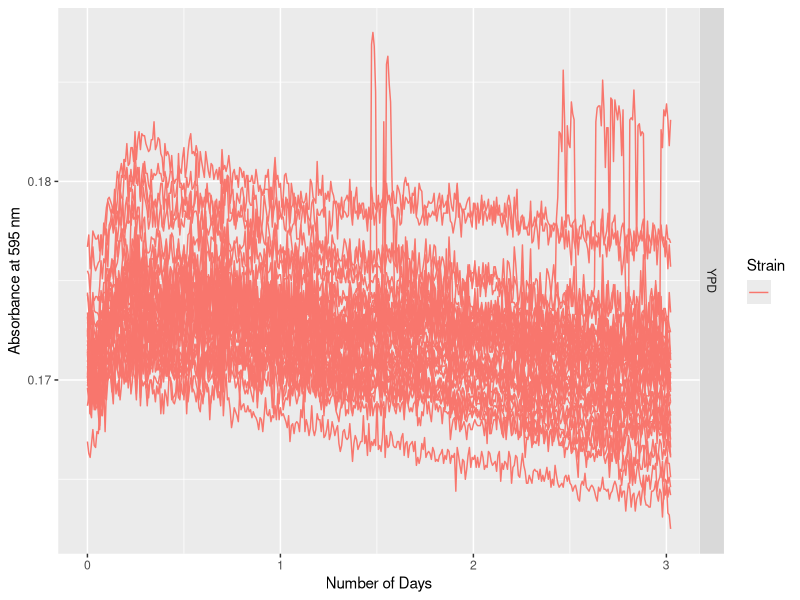
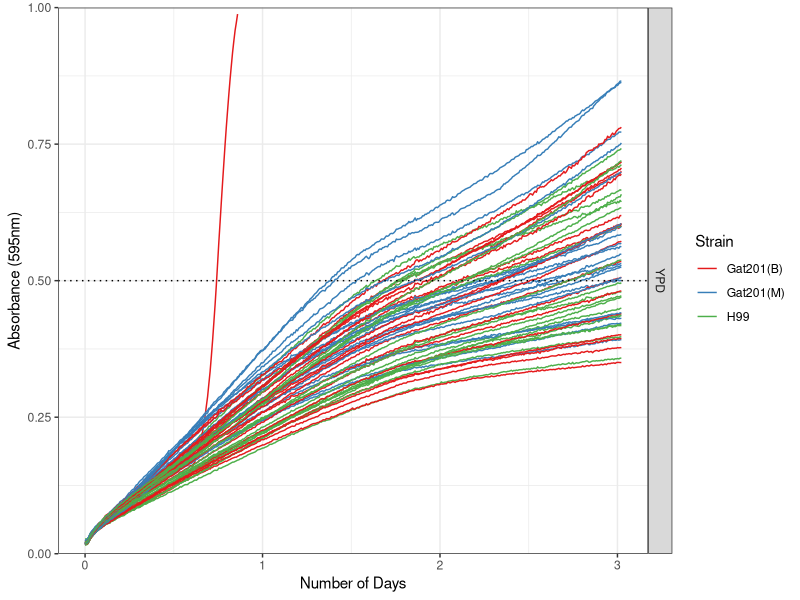
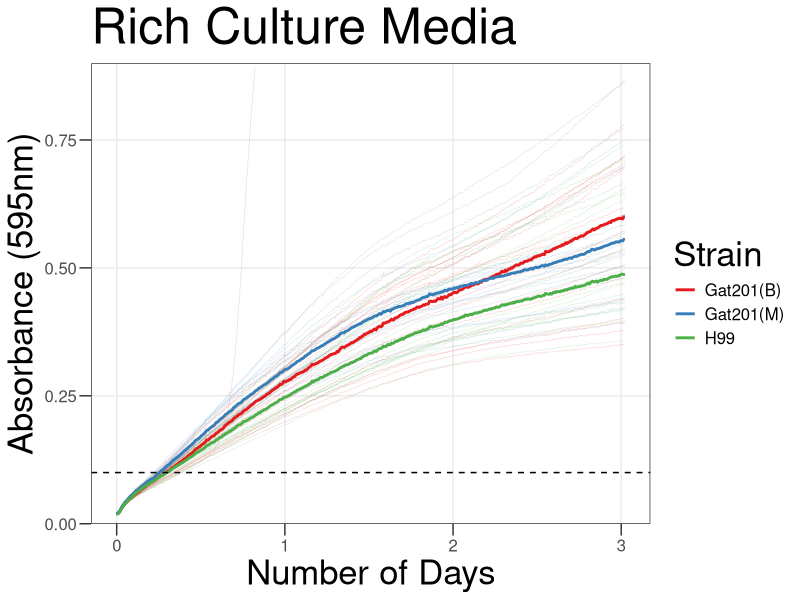
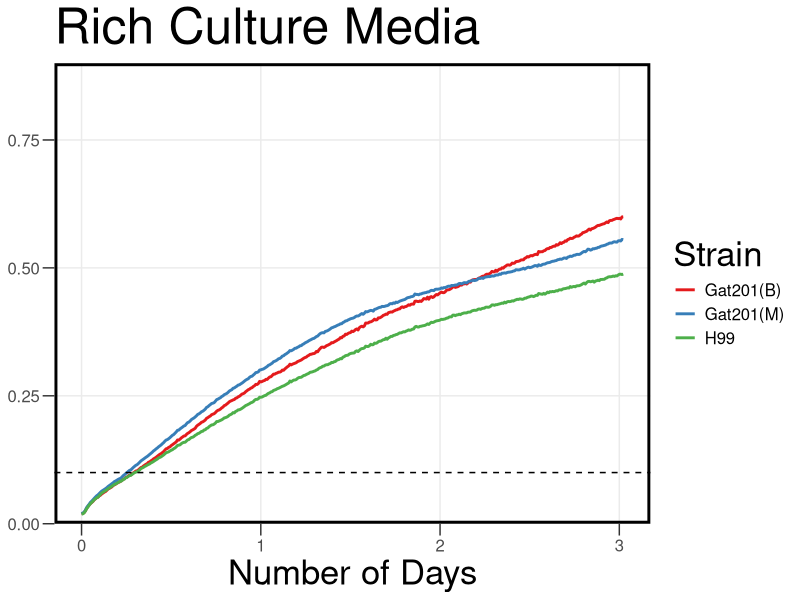
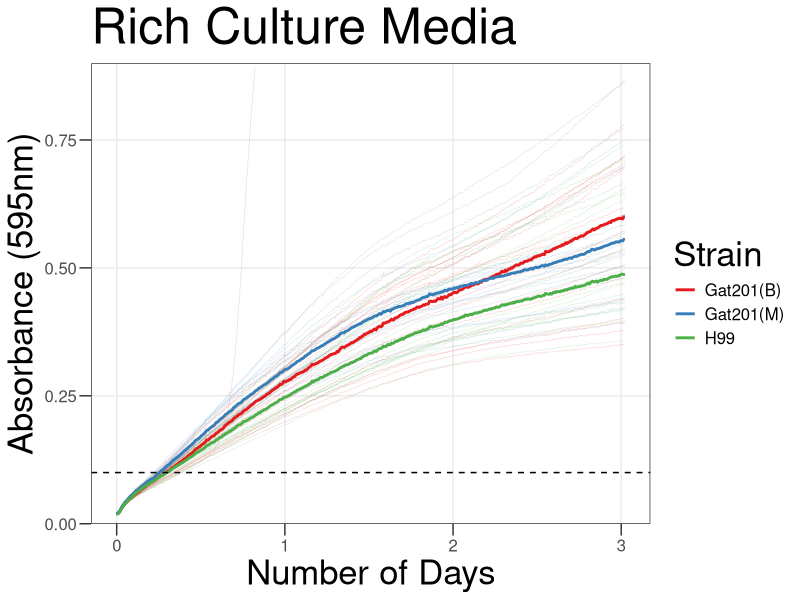
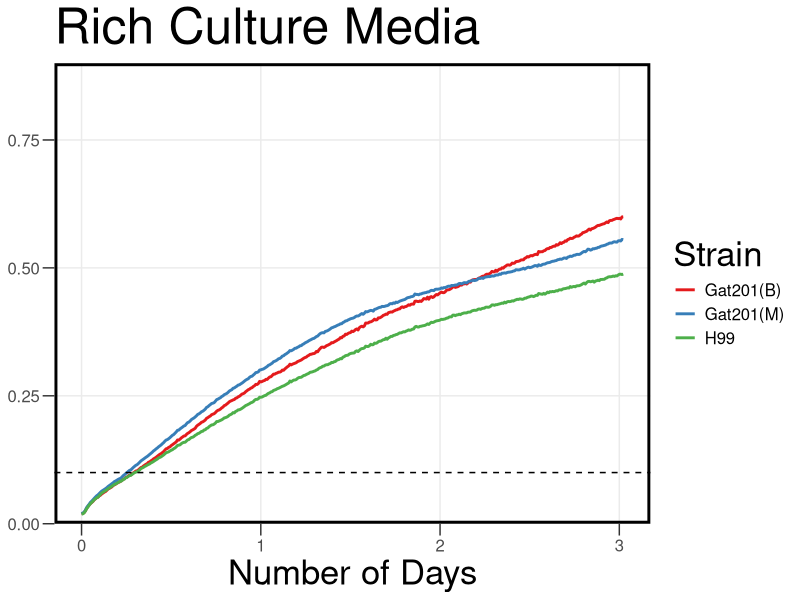

R code for these plots, in order:
## ---- chunk 1
knitr::opts_chunk$set(echo = TRUE , warning=FALSE, message=FALSE)
## ---- chunk 2

library("reshape2")
library(dplyr)
library(ggplot2)
library(tidyverse)
library(markdown)
library(cowplot)
## ---- chunk 3
y_rawdata <- read.csv("../Input/20200807_EH_PR4_YPD_WTGat201_TRSP.csv")

## ---- chunk 4

 y_rawdata_hrs<-mutate(y_rawdata, Time = Time/86400)
## ---- chunk 5

y_reshaped <- melt(y_rawdata_hrs, id=c("Time", "Temp"), variable.name="Well",
                 value.name="OD595")
summary(y_reshaped)
## ---- chunk 6
y_platemap <- read.csv("../Input/20200807-PR4_SetupCSV.csv")
head(y_platemap, n=10)

## ---- chunk 7
y_annotated <- inner_join(y_reshaped, y_platemap, by="Well")

## ---- chunk 8

ggplot(data=filter(y_annotated,Strain==""), 
      
       aes(x=Time, y=OD595, color=Strain, group = Well)) + 
       geom_line() + 
 
       facet_grid(Medium ~ .) +
       labs(x="Number of Days", y="Absorbance at 595 nm")
## ---- chunk 9
y_blank_OD_summary <- y_annotated %>%
  filter(Strain=="") %>%
  group_by(Medium) %>%
  summarise(OD_median=median(OD595),
            OD_mean=mean(OD595),
            OD_max=max(OD595),
            OD_min=min(OD595))
print(y_blank_OD_summary)
## ---- chunk 10

y_normalisedOD <- y_annotated %>%
  left_join(y_blank_OD_summary, by="Medium") %>%
  mutate(y_OD_corrected = OD595 - OD_median)

## ---- chunk 11
ggplot(data=y_normalisedOD %>%
                      filter(Strain != ""), 
                      aes(x=Time, y=y_OD_corrected, color=Strain, group = Well)) + 
       geom_line() + 
       facet_grid(Medium ~ .) +
       scale_y_continuous(limits=c(0,1),expand=c(0,0))+
       geom_hline(aes(yintercept=0.5), linetype="dotted", colour="black") +
       labs(x = "Number of Days",
            y = "Absorbance (595nm)") +
      theme(text = element_text(size = 20))+
      theme_bw()+
      scale_color_brewer(palette="Set1")
## ---- chunk 12
ggplot(data=y_normalisedOD %>%
                     filter(Strain != ""), 
                      aes(x=Time, y=y_OD_corrected, color=Strain)) + 
       geom_line(aes(group = Well), size = 0.2, alpha = 0.2) + 
       stat_summary(fun = "median", geom = "line", size = 1) +
       scale_y_continuous(limits=c(0,0.9),expand=c(0,0)) +
       geom_hline(aes(yintercept=0.1), linetype="dashed", colour="black") +
       labs(x = "Number of Days",
            y = "Absorbance (595nm)",
            title = "Rich Culture Media") +
       theme_bw() +
       theme(text = element_text(size = 15))+
       theme(axis.title = element_text(size = 25))+
       theme(axis.ticks.length = unit(0.3, "cm"))+
       theme(title = element_text(size = 30))+
   theme(panel.grid.minor = element_blank())+
       theme(legend.title = element_text(size = 25))+
       scale_color_brewer(palette="Set1")
## ---- chunk 13

ggsave("../Results/YPD_PR_Gat201_0.1.png",width = 7,height=5)
## ---- chunk 14

ggplot(data=y_normalisedOD %>%
                     filter(Strain != ""), 
                      aes(x=Time, y=y_OD_corrected, color=Strain)) + 
       #geom_line(aes(group = Well), size = 0.2, alpha = 0.2) + 
       stat_summary(fun = "median", geom = "line", size = 1) +
       scale_y_continuous(limits=c(0,0.9),expand=c(0,0)) +
       geom_hline(aes(yintercept=0.1), linetype="dashed", colour="black") +
       labs(x = "Number of Days",
            y = "Absorbance (595nm)",
            title = "Rich Culture Media") +
       theme_bw() +
       theme(text = element_text(size = 15))+
       theme(axis.title = element_text(size = 25))+
       theme(axis.title.y=element_blank()) +
       theme(axis.ticks.length = unit(0.3, "cm"))+
       theme(title = element_text(size = 30))+
       theme(panel.grid.minor = element_blank())+
       theme(legend.title = element_text(size = 25))+
      theme(legend.background = element_rect(fill = "transparent", color=NA))+
  theme(legend.key = element_rect(fill = "transparent", color=NA))+
       theme (plot.background =  element_rect(fill = "transparent", color=NA), 
         panel.background = element_rect(fill = "transparent", color=NA),)+
      theme(panel.border = element_rect(linetype = "solid", colour = "black", size = 2))+
       scale_color_brewer(palette="Set1")


## ---- chunk 15

ggsave("../Results/YPD_PR_Gat201_0.1_TP.png",width = 6.6,height=5)
